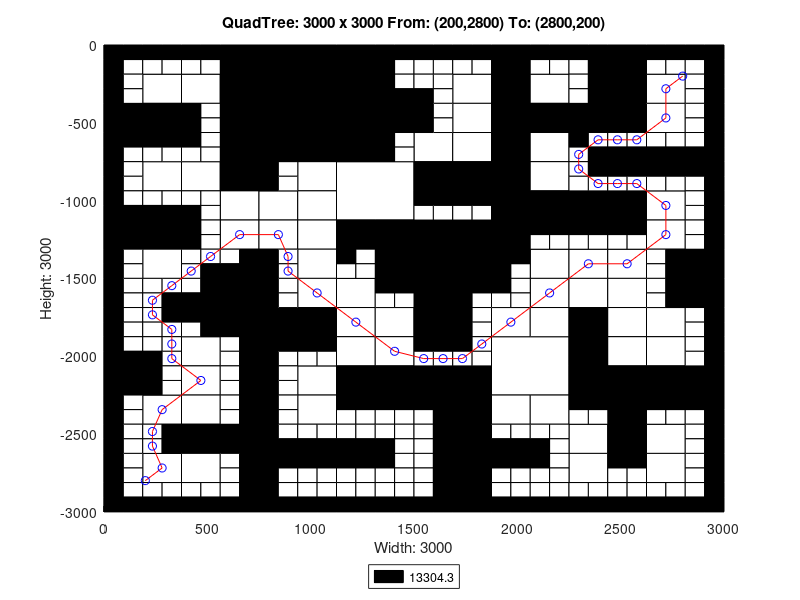

MATLAB code for this plot:
axis([0 3000 -3000 0]);
title('QuadTree: 3000 x 3000 From: (200,2800) To: (2800,200)');
xlabel('Width: 3000');
ylabel('Height: 3000');
rectangle('Position',[750 -375 375 375], 'FaceColor',[0 0 0]);
rectangle('Position',[750 -750 375 375], 'FaceColor',[0 0 0]);
rectangle('Position',[1125 -1125 375 375], 'FaceColor',[1 1 1]);
rectangle('Position',[1500 -1500 375 375], 'FaceColor',[0 0 0]);
rectangle('Position',[1875 -2250 375 375], 'FaceColor',[1 1 1]);
rectangle('Position',[187.5 -375 187.5 187.5], 'FaceColor',[1 1 1]);
rectangle('Position',[562.5 -187.5 187.5 187.5], 'FaceColor',[0 0 0]);
rectangle('Position',[375 -375 187.5 187.5], 'FaceColor',[1 1 1]);
rectangle('Position',[562.5 -375 187.5 187.5], 'FaceColor',[0 0 0]);
rectangle('Position',[0 -562.5 187.5 187.5], 'FaceColor',[0 0 0]);
rectangle('Position',[187.5 -562.5 187.5 187.5], 'FaceColor',[0 0 0]);
rectangle('Position',[562.5 -562.5 187.5 187.5], 'FaceColor',[0 0 0]);
rectangle('Position',[562.5 -750 187.5 187.5], 'FaceColor',[0 0 0]);
rectangle('Position',[1125 -187.5 187.5 187.5], 'FaceColor',[0 0 0]);
rectangle('Position',[1125 -375 187.5 187.5], 'FaceColor',[0 0 0]);
rectangle('Position',[1125 -562.5 187.5 187.5], 'FaceColor',[0 0 0]);
rectangle('Position',[1312.5 -562.5 187.5 187.5], 'FaceColor',[0 0 0]);
rectangle('Position',[1125 -750 187.5 187.5], 'FaceColor',[0 0 0]);
rectangle('Position',[187.5 -937.5 187.5 187.5], 'FaceColor',[1 1 1]);
rectangle('Position',[375 -937.5 187.5 187.5], 'FaceColor',[1 1 1]);
rectangle('Position',[562.5 -937.5 187.5 187.5], 'FaceColor',[0 0 0]);
rectangle('Position',[562.5 -1125 187.5 187.5], 'FaceColor',[1 1 1]);
rectangle('Position',[0 -1312.5 187.5 187.5], 'FaceColor',[0 0 0]);
rectangle('Position',[187.5 -1312.5 187.5 187.5], 'FaceColor',[0 0 0]);
rectangle('Position',[187.5 -1500 187.5 187.5], 'FaceColor',[1 1 1]);
rectangle('Position',[562.5 -1312.5 187.5 187.5], 'FaceColor',[1 1 1]);
rectangle('Position',[937.5 -937.5 187.5 187.5], 'FaceColor',[1 1 1]);
rectangle('Position',[750 -1125 187.5 187.5], 'FaceColor',[1 1 1]);
rectangle('Position',[937.5 -1125 187.5 187.5], 'FaceColor',[1 1 1]);
rectangle('Position',[750 -1312.5 187.5 187.5], 'FaceColor',[1 1 1]);
rectangle('Position',[937.5 -1312.5 187.5 187.5], 'FaceColor',[1 1 1]);
rectangle('Position',[937.5 -1500 187.5 187.5], 'FaceColor',[1 1 1]);
rectangle('Position',[1125 -1312.5 187.5 187.5], 'FaceColor',[0 0 0]);
rectangle('Position',[1312.5 -1312.5 187.5 187.5], 'FaceColor',[0 0 0]);
rectangle('Position',[1312.5 -1500 187.5 187.5], 'FaceColor',[0 0 0]);
rectangle('Position',[1687.5 -375 187.5 187.5], 'FaceColor',[1 1 1]);
rectangle('Position',[1875 -187.5 187.5 187.5], 'FaceColor',[0 0 0]);
rectangle('Position',[1875 -375 187.5 187.5], 'FaceColor',[0 0 0]);
rectangle('Position',[2062.5 -375 187.5 187.5], 'FaceColor',[1 1 1]);
rectangle('Position',[1687.5 -562.5 187.5 187.5], 'FaceColor',[1 1 1]);
rectangle('Position',[1500 -750 187.5 187.5], 'FaceColor',[1 1 1]);
rectangle('Position',[1687.5 -750 187.5 187.5], 'FaceColor',[1 1 1]);
rectangle('Position',[1875 -562.5 187.5 187.5], 'FaceColor',[0 0 0]);
rectangle('Position',[2062.5 -562.5 187.5 187.5], 'FaceColor',[0 0 0]);
rectangle('Position',[1875 -750 187.5 187.5], 'FaceColor',[0 0 0]);
rectangle('Position',[2062.5 -750 187.5 187.5], 'FaceColor',[1 1 1]);
rectangle('Position',[2437.5 -187.5 187.5 187.5], 'FaceColor',[0 0 0]);
rectangle('Position',[2437.5 -375 187.5 187.5], 'FaceColor',[0 0 0]);
rectangle('Position',[2625 -375 187.5 187.5], 'FaceColor',[1 1 1]);
rectangle('Position',[2250 -562.5 187.5 187.5], 'FaceColor',[0 0 0]);
rectangle('Position',[2437.5 -562.5 187.5 187.5], 'FaceColor',[0 0 0]);
rectangle('Position',[2625 -562.5 187.5 187.5], 'FaceColor',[1 1 1]);
rectangle('Position',[1500 -937.5 187.5 187.5], 'FaceColor',[0 0 0]);
rectangle('Position',[1687.5 -937.5 187.5 187.5], 'FaceColor',[0 0 0]);
rectangle('Position',[1875 -937.5 187.5 187.5], 'FaceColor',[0 0 0]);
rectangle('Position',[2062.5 -937.5 187.5 187.5], 'FaceColor',[1 1 1]);
rectangle('Position',[1875 -1125 187.5 187.5], 'FaceColor',[0 0 0]);
rectangle('Position',[2062.5 -1125 187.5 187.5], 'FaceColor',[0 0 0]);
rectangle('Position',[1875 -1312.5 187.5 187.5], 'FaceColor',[0 0 0]);
rectangle('Position',[2062.5 -1500 187.5 187.5], 'FaceColor',[1 1 1]);
rectangle('Position',[2250 -1125 187.5 187.5], 'FaceColor',[0 0 0]);
rectangle('Position',[2437.5 -1125 187.5 187.5], 'FaceColor',[0 0 0]);
rectangle('Position',[2625 -1125 187.5 187.5], 'FaceColor',[1 1 1]);
rectangle('Position',[2250 -1500 187.5 187.5], 'FaceColor',[1 1 1]);
rectangle('Position',[2437.5 -1500 187.5 187.5], 'FaceColor',[1 1 1]);
rectangle('Position',[2625 -1312.5 187.5 187.5], 'FaceColor',[1 1 1]);
rectangle('Position',[2812.5 -1500 187.5 187.5], 'FaceColor',[0 0 0]);
rectangle('Position',[562.5 -1687.5 187.5 187.5], 'FaceColor',[0 0 0]);
rectangle('Position',[562.5 -1875 187.5 187.5], 'FaceColor',[0 0 0]);
rectangle('Position',[0 -2250 187.5 187.5], 'FaceColor',[0 0 0]);
rectangle('Position',[375 -2062.5 187.5 187.5], 'FaceColor',[1 1 1]);
rectangle('Position',[375 -2250 187.5 187.5], 'FaceColor',[1 1 1]);
rectangle('Position',[937.5 -1687.5 187.5 187.5], 'FaceColor',[1 1 1]);
rectangle('Position',[750 -1875 187.5 187.5], 'FaceColor',[0 0 0]);
rectangle('Position',[937.5 -1875 187.5 187.5], 'FaceColor',[0 0 0]);
rectangle('Position',[1125 -1687.5 187.5 187.5], 'FaceColor',[1 1 1]);
rectangle('Position',[1125 -1875 187.5 187.5], 'FaceColor',[1 1 1]);
rectangle('Position',[1312.5 -1875 187.5 187.5], 'FaceColor',[1 1 1]);
rectangle('Position',[937.5 -2250 187.5 187.5], 'FaceColor',[1 1 1]);
rectangle('Position',[1125 -2062.5 187.5 187.5], 'FaceColor',[1 1 1]);
rectangle('Position',[1312.5 -2062.5 187.5 187.5], 'FaceColor',[1 1 1]);
rectangle('Position',[1125 -2250 187.5 187.5], 'FaceColor',[0 0 0]);
rectangle('Position',[1312.5 -2250 187.5 187.5], 'FaceColor',[0 0 0]);
rectangle('Position',[187.5 -2437.5 187.5 187.5], 'FaceColor',[1 1 1]);
rectangle('Position',[375 -2437.5 187.5 187.5], 'FaceColor',[1 1 1]);
rectangle('Position',[375 -2625 187.5 187.5], 'FaceColor',[0 0 0]);
rectangle('Position',[562.5 -2625 187.5 187.5], 'FaceColor',[0 0 0]);
rectangle('Position',[187.5 -2812.5 187.5 187.5], 'FaceColor',[1 1 1]);
rectangle('Position',[375 -2812.5 187.5 187.5], 'FaceColor',[1 1 1]);
rectangle('Position',[937.5 -2437.5 187.5 187.5], 'FaceColor',[1 1 1]);
rectangle('Position',[1500 -1687.5 187.5 187.5], 'FaceColor',[0 0 0]);
rectangle('Position',[1500 -1875 187.5 187.5], 'FaceColor',[0 0 0]);
rectangle('Position',[2062.5 -1687.5 187.5 187.5], 'FaceColor',[1 1 1]);
rectangle('Position',[1875 -1875 187.5 187.5], 'FaceColor',[1 1 1]);
rectangle('Position',[2062.5 -1875 187.5 187.5], 'FaceColor',[1 1 1]);
rectangle('Position',[1500 -2250 187.5 187.5], 'FaceColor',[0 0 0]);
rectangle('Position',[1687.5 -2250 187.5 187.5], 'FaceColor',[0 0 0]);
rectangle('Position',[2250 -1687.5 187.5 187.5], 'FaceColor',[1 1 1]);
rectangle('Position',[2437.5 -1687.5 187.5 187.5], 'FaceColor',[1 1 1]);
rectangle('Position',[2250 -1875 187.5 187.5], 'FaceColor',[0 0 0]);
rectangle('Position',[2437.5 -1875 187.5 187.5], 'FaceColor',[1 1 1]);
rectangle('Position',[2812.5 -1687.5 187.5 187.5], 'FaceColor',[0 0 0]);
rectangle('Position',[2625 -1875 187.5 187.5], 'FaceColor',[1 1 1]);
rectangle('Position',[2250 -2062.5 187.5 187.5], 'FaceColor',[0 0 0]);
rectangle('Position',[2437.5 -2062.5 187.5 187.5], 'FaceColor',[1 1 1]);
rectangle('Position',[2250 -2250 187.5 187.5], 'FaceColor',[0 0 0]);
rectangle('Position',[2437.5 -2250 187.5 187.5], 'FaceColor',[0 0 0]);
rectangle('Position',[2625 -2062.5 187.5 187.5], 'FaceColor',[1 1 1]);
rectangle('Position',[2625 -2250 187.5 187.5], 'FaceColor',[0 0 0]);
rectangle('Position',[2812.5 -2250 187.5 187.5], 'FaceColor',[0 0 0]);
rectangle('Position',[1687.5 -2437.5 187.5 187.5], 'FaceColor',[0 0 0]);
rectangle('Position',[1687.5 -2625 187.5 187.5], 'FaceColor',[0 0 0]);
rectangle('Position',[1875 -2437.5 187.5 187.5], 'FaceColor',[1 1 1]);
rectangle('Position',[2062.5 -2437.5 187.5 187.5], 'FaceColor',[1 1 1]);
rectangle('Position',[1687.5 -2812.5 187.5 187.5], 'FaceColor',[0 0 0]);
rectangle('Position',[1687.5 -3000 187.5 187.5], 'FaceColor',[0 0 0]);
rectangle('Position',[2437.5 -2437.5 187.5 187.5], 'FaceColor',[0 0 0]);
rectangle('Position',[2250 -2625 187.5 187.5], 'FaceColor',[1 1 1]);
rectangle('Position',[2437.5 -2625 187.5 187.5], 'FaceColor',[0 0 0]);
rectangle('Position',[2625 -2625 187.5 187.5], 'FaceColor',[1 1 1]);
rectangle('Position',[2250 -2812.5 187.5 187.5], 'FaceColor',[1 1 1]);
rectangle('Position',[2625 -2812.5 187.5 187.5], 'FaceColor',[1 1 1]);
rectangle('Position',[0 -93.75 93.75 93.75], 'FaceColor',[0 0 0]);
rectangle('Position',[93.75 -93.75 93.75 93.75], 'FaceColor',[0 0 0]);
rectangle('Position',[0 -187.5 93.75 93.75], 'FaceColor',[0 0 0]);
rectangle('Position',[93.75 -187.5 93.75 93.75], 'FaceColor',[1 1 1]);
rectangle('Position',[187.5 -93.75 93.75 93.75], 'FaceColor',[0 0 0]);
rectangle('Position',[281.25 -93.75 93.75 93.75], 'FaceColor',[0 0 0]);
rectangle('Position',[187.5 -187.5 93.75 93.75], 'FaceColor',[1 1 1]);
rectangle('Position',[281.25 -187.5 93.75 93.75], 'FaceColor',[1 1 1]);
rectangle('Position',[0 -281.25 93.75 93.75], 'FaceColor',[0 0 0]);
rectangle('Position',[93.75 -281.25 93.75 93.75], 'FaceColor',[1 1 1]);
rectangle('Position',[0 -375 93.75 93.75], 'FaceColor',[0 0 0]);
rectangle('Position',[93.75 -375 93.75 93.75], 'FaceColor',[1 1 1]);
rectangle('Position',[375 -93.75 93.75 93.75], 'FaceColor',[0 0 0]);
rectangle('Position',[468.75 -93.75 93.75 93.75], 'FaceColor',[0 0 0]);
rectangle('Position',[375 -187.5 93.75 93.75], 'FaceColor',[1 1 1]);
rectangle('Position',[468.75 -187.5 93.75 93.75], 'FaceColor',[1 1 1]);
rectangle('Position',[0 -656.25 93.75 93.75], 'FaceColor',[0 0 0]);
rectangle('Position',[93.75 -656.25 93.75 93.75], 'FaceColor',[0 0 0]);
rectangle('Position',[0 -750 93.75 93.75], 'FaceColor',[0 0 0]);
rectangle('Position',[93.75 -750 93.75 93.75], 'FaceColor',[1 1 1]);
rectangle('Position',[187.5 -656.25 93.75 93.75], 'FaceColor',[0 0 0]);
rectangle('Position',[281.25 -656.25 93.75 93.75], 'FaceColor',[0 0 0]);
rectangle('Position',[187.5 -750 93.75 93.75], 'FaceColor',[1 1 1]);
rectangle('Position',[281.25 -750 93.75 93.75], 'FaceColor',[1 1 1]);
rectangle('Position',[375 -468.75 93.75 93.75], 'FaceColor',[0 0 0]);
rectangle('Position',[468.75 -468.75 93.75 93.75], 'FaceColor',[1 1 1]);
rectangle('Position',[375 -562.5 93.75 93.75], 'FaceColor',[0 0 0]);
rectangle('Position',[468.75 -562.5 93.75 93.75], 'FaceColor',[1 1 1]);
rectangle('Position',[375 -656.25 93.75 93.75], 'FaceColor',[0 0 0]);
rectangle('Position',[468.75 -656.25 93.75 93.75], 'FaceColor',[1 1 1]);
rectangle('Position',[375 -750 93.75 93.75], 'FaceColor',[1 1 1]);
rectangle('Position',[468.75 -750 93.75 93.75], 'FaceColor',[1 1 1]);
rectangle('Position',[1312.5 -93.75 93.75 93.75], 'FaceColor',[0 0 0]);
rectangle('Position',[1406.25 -93.75 93.75 93.75], 'FaceColor',[0 0 0]);
rectangle('Position',[1312.5 -187.5 93.75 93.75], 'FaceColor',[0 0 0]);
rectangle('Position',[1406.25 -187.5 93.75 93.75], 'FaceColor',[1 1 1]);
rectangle('Position',[1312.5 -281.25 93.75 93.75], 'FaceColor',[0 0 0]);
rectangle('Position',[1406.25 -281.25 93.75 93.75], 'FaceColor',[1 1 1]);
rectangle('Position',[1312.5 -375 93.75 93.75], 'FaceColor',[0 0 0]);
rectangle('Position',[1406.25 -375 93.75 93.75], 'FaceColor',[0 0 0]);
rectangle('Position',[1312.5 -656.25 93.75 93.75], 'FaceColor',[0 0 0]);
rectangle('Position',[1406.25 -656.25 93.75 93.75], 'FaceColor',[1 1 1]);
rectangle('Position',[1312.5 -750 93.75 93.75], 'FaceColor',[0 0 0]);
rectangle('Position',[1406.25 -750 93.75 93.75], 'FaceColor',[1 1 1]);
rectangle('Position',[0 -843.75 93.75 93.75], 'FaceColor',[0 0 0]);
rectangle('Position',[93.75 -843.75 93.75 93.75], 'FaceColor',[1 1 1]);
rectangle('Position',[0 -937.5 93.75 93.75], 'FaceColor',[0 0 0]);
rectangle('Position',[93.75 -937.5 93.75 93.75], 'FaceColor',[1 1 1]);
rectangle('Position',[0 -1031.25 93.75 93.75], 'FaceColor',[0 0 0]);
rectangle('Position',[93.75 -1031.25 93.75 93.75], 'FaceColor',[1 1 1]);
rectangle('Position',[0 -1125 93.75 93.75], 'FaceColor',[0 0 0]);
rectangle('Position',[93.75 -1125 93.75 93.75], 'FaceColor',[0 0 0]);
rectangle('Position',[187.5 -1031.25 93.75 93.75], 'FaceColor',[1 1 1]);
rectangle('Position',[281.25 -1031.25 93.75 93.75], 'FaceColor',[1 1 1]);
rectangle('Position',[187.5 -1125 93.75 93.75], 'FaceColor',[0 0 0]);
rectangle('Position',[281.25 -1125 93.75 93.75], 'FaceColor',[0 0 0]);
rectangle('Position',[375 -1031.25 93.75 93.75], 'FaceColor',[1 1 1]);
rectangle('Position',[468.75 -1031.25 93.75 93.75], 'FaceColor',[1 1 1]);
rectangle('Position',[375 -1125 93.75 93.75], 'FaceColor',[0 0 0]);
rectangle('Position',[468.75 -1125 93.75 93.75], 'FaceColor',[1 1 1]);
rectangle('Position',[0 -1406.25 93.75 93.75], 'FaceColor',[0 0 0]);
rectangle('Position',[93.75 -1406.25 93.75 93.75], 'FaceColor',[1 1 1]);
rectangle('Position',[0 -1500 93.75 93.75], 'FaceColor',[0 0 0]);
rectangle('Position',[93.75 -1500 93.75 93.75], 'FaceColor',[1 1 1]);
rectangle('Position',[375 -1218.75 93.75 93.75], 'FaceColor',[0 0 0]);
rectangle('Position',[468.75 -1218.75 93.75 93.75], 'FaceColor',[1 1 1]);
rectangle('Position',[375 -1312.5 93.75 93.75], 'FaceColor',[0 0 0]);
rectangle('Position',[468.75 -1312.5 93.75 93.75], 'FaceColor',[1 1 1]);
rectangle('Position',[375 -1406.25 93.75 93.75], 'FaceColor',[1 1 1]);
rectangle('Position',[468.75 -1406.25 93.75 93.75], 'FaceColor',[1 1 1]);
rectangle('Position',[375 -1500 93.75 93.75], 'FaceColor',[1 1 1]);
rectangle('Position',[468.75 -1500 93.75 93.75], 'FaceColor',[0 0 0]);
rectangle('Position',[562.5 -1406.25 93.75 93.75], 'FaceColor',[1 1 1]);
rectangle('Position',[656.25 -1406.25 93.75 93.75], 'FaceColor',[0 0 0]);
rectangle('Position',[562.5 -1500 93.75 93.75], 'FaceColor',[0 0 0]);
rectangle('Position',[656.25 -1500 93.75 93.75], 'FaceColor',[0 0 0]);
rectangle('Position',[750 -843.75 93.75 93.75], 'FaceColor',[0 0 0]);
rectangle('Position',[843.75 -843.75 93.75 93.75], 'FaceColor',[1 1 1]);
rectangle('Position',[750 -937.5 93.75 93.75], 'FaceColor',[0 0 0]);
rectangle('Position',[843.75 -937.5 93.75 93.75], 'FaceColor',[1 1 1]);
rectangle('Position',[750 -1406.25 93.75 93.75], 'FaceColor',[0 0 0]);
rectangle('Position',[843.75 -1406.25 93.75 93.75], 'FaceColor',[1 1 1]);
rectangle('Position',[750 -1500 93.75 93.75], 'FaceColor',[0 0 0]);
rectangle('Position',[843.75 -1500 93.75 93.75], 'FaceColor',[1 1 1]);
rectangle('Position',[1125 -1406.25 93.75 93.75], 'FaceColor',[0 0 0]);
rectangle('Position',[1218.75 -1406.25 93.75 93.75], 'FaceColor',[1 1 1]);
rectangle('Position',[1125 -1500 93.75 93.75], 'FaceColor',[1 1 1]);
rectangle('Position',[1218.75 -1500 93.75 93.75], 'FaceColor',[1 1 1]);
rectangle('Position',[1500 -93.75 93.75 93.75], 'FaceColor',[0 0 0]);
rectangle('Position',[1593.75 -93.75 93.75 93.75], 'FaceColor',[0 0 0]);
rectangle('Position',[1500 -187.5 93.75 93.75], 'FaceColor',[1 1 1]);
rectangle('Position',[1593.75 -187.5 93.75 93.75], 'FaceColor',[1 1 1]);
rectangle('Position',[1687.5 -93.75 93.75 93.75], 'FaceColor',[0 0 0]);
rectangle('Position',[1781.25 -93.75 93.75 93.75], 'FaceColor',[0 0 0]);
rectangle('Position',[1687.5 -187.5 93.75 93.75], 'FaceColor',[1 1 1]);
rectangle('Position',[1781.25 -187.5 93.75 93.75], 'FaceColor',[1 1 1]);
rectangle('Position',[1500 -281.25 93.75 93.75], 'FaceColor',[1 1 1]);
rectangle('Position',[1593.75 -281.25 93.75 93.75], 'FaceColor',[1 1 1]);
rectangle('Position',[1500 -375 93.75 93.75], 'FaceColor',[0 0 0]);
rectangle('Position',[1593.75 -375 93.75 93.75], 'FaceColor',[1 1 1]);
rectangle('Position',[2062.5 -93.75 93.75 93.75], 'FaceColor',[0 0 0]);
rectangle('Position',[2156.25 -93.75 93.75 93.75], 'FaceColor',[0 0 0]);
rectangle('Position',[2062.5 -187.5 93.75 93.75], 'FaceColor',[1 1 1]);
rectangle('Position',[2156.25 -187.5 93.75 93.75], 'FaceColor',[1 1 1]);
rectangle('Position',[1500 -468.75 93.75 93.75], 'FaceColor',[0 0 0]);
rectangle('Position',[1593.75 -468.75 93.75 93.75], 'FaceColor',[1 1 1]);
rectangle('Position',[1500 -562.5 93.75 93.75], 'FaceColor',[0 0 0]);
rectangle('Position',[1593.75 -562.5 93.75 93.75], 'FaceColor',[1 1 1]);
rectangle('Position',[2250 -93.75 93.75 93.75], 'FaceColor',[0 0 0]);
rectangle('Position',[2343.75 -93.75 93.75 93.75], 'FaceColor',[0 0 0]);
rectangle('Position',[2250 -187.5 93.75 93.75], 'FaceColor',[1 1 1]);
rectangle('Position',[2343.75 -187.5 93.75 93.75], 'FaceColor',[0 0 0]);
rectangle('Position',[2250 -281.25 93.75 93.75], 'FaceColor',[1 1 1]);
rectangle('Position',[2343.75 -281.25 93.75 93.75], 'FaceColor',[0 0 0]);
rectangle('Position',[2250 -375 93.75 93.75], 'FaceColor',[1 1 1]);
rectangle('Position',[2343.75 -375 93.75 93.75], 'FaceColor',[0 0 0]);
rectangle('Position',[2625 -93.75 93.75 93.75], 'FaceColor',[0 0 0]);
rectangle('Position',[2718.75 -93.75 93.75 93.75], 'FaceColor',[0 0 0]);
rectangle('Position',[2625 -187.5 93.75 93.75], 'FaceColor',[1 1 1]);
rectangle('Position',[2718.75 -187.5 93.75 93.75], 'FaceColor',[1 1 1]);
rectangle('Position',[2812.5 -93.75 93.75 93.75], 'FaceColor',[0 0 0]);
rectangle('Position',[2906.25 -93.75 93.75 93.75], 'FaceColor',[0 0 0]);
rectangle('Position',[2812.5 -187.5 93.75 93.75], 'FaceColor',[1 1 1]);
rectangle('Position',[2906.25 -187.5 93.75 93.75], 'FaceColor',[0 0 0]);
rectangle('Position',[2812.5 -281.25 93.75 93.75], 'FaceColor',[1 1 1]);
rectangle('Position',[2906.25 -281.25 93.75 93.75], 'FaceColor',[0 0 0]);
rectangle('Position',[2812.5 -375 93.75 93.75], 'FaceColor',[1 1 1]);
rectangle('Position',[2906.25 -375 93.75 93.75], 'FaceColor',[0 0 0]);
rectangle('Position',[2250 -656.25 93.75 93.75], 'FaceColor',[0 0 0]);
rectangle('Position',[2343.75 -656.25 93.75 93.75], 'FaceColor',[1 1 1]);
rectangle('Position',[2250 -750 93.75 93.75], 'FaceColor',[1 1 1]);
rectangle('Position',[2343.75 -750 93.75 93.75], 'FaceColor',[0 0 0]);
rectangle('Position',[2437.5 -656.25 93.75 93.75], 'FaceColor',[1 1 1]);
rectangle('Position',[2531.25 -656.25 93.75 93.75], 'FaceColor',[1 1 1]);
rectangle('Position',[2437.5 -750 93.75 93.75], 'FaceColor',[0 0 0]);
rectangle('Position',[2531.25 -750 93.75 93.75], 'FaceColor',[0 0 0]);
rectangle('Position',[2812.5 -468.75 93.75 93.75], 'FaceColor',[1 1 1]);
rectangle('Position',[2906.25 -468.75 93.75 93.75], 'FaceColor',[0 0 0]);
rectangle('Position',[2812.5 -562.5 93.75 93.75], 'FaceColor',[1 1 1]);
rectangle('Position',[2906.25 -562.5 93.75 93.75], 'FaceColor',[0 0 0]);
rectangle('Position',[2625 -656.25 93.75 93.75], 'FaceColor',[1 1 1]);
rectangle('Position',[2718.75 -656.25 93.75 93.75], 'FaceColor',[1 1 1]);
rectangle('Position',[2625 -750 93.75 93.75], 'FaceColor',[0 0 0]);
rectangle('Position',[2718.75 -750 93.75 93.75], 'FaceColor',[0 0 0]);
rectangle('Position',[2812.5 -656.25 93.75 93.75], 'FaceColor',[1 1 1]);
rectangle('Position',[2906.25 -656.25 93.75 93.75], 'FaceColor',[0 0 0]);
rectangle('Position',[2812.5 -750 93.75 93.75], 'FaceColor',[0 0 0]);
rectangle('Position',[2906.25 -750 93.75 93.75], 'FaceColor',[0 0 0]);
rectangle('Position',[1500 -1031.25 93.75 93.75], 'FaceColor',[0 0 0]);
rectangle('Position',[1593.75 -1031.25 93.75 93.75], 'FaceColor',[0 0 0]);
rectangle('Position',[1500 -1125 93.75 93.75], 'FaceColor',[1 1 1]);
rectangle('Position',[1593.75 -1125 93.75 93.75], 'FaceColor',[1 1 1]);
rectangle('Position',[1687.5 -1031.25 93.75 93.75], 'FaceColor',[0 0 0]);
rectangle('Position',[1781.25 -1031.25 93.75 93.75], 'FaceColor',[0 0 0]);
rectangle('Position',[1687.5 -1125 93.75 93.75], 'FaceColor',[1 1 1]);
rectangle('Position',[1781.25 -1125 93.75 93.75], 'FaceColor',[1 1 1]);
rectangle('Position',[2062.5 -1218.75 93.75 93.75], 'FaceColor',[0 0 0]);
rectangle('Position',[2156.25 -1218.75 93.75 93.75], 'FaceColor',[0 0 0]);
rectangle('Position',[2062.5 -1312.5 93.75 93.75], 'FaceColor',[1 1 1]);
rectangle('Position',[2156.25 -1312.5 93.75 93.75], 'FaceColor',[1 1 1]);
rectangle('Position',[1875 -1406.25 93.75 93.75], 'FaceColor',[0 0 0]);
rectangle('Position',[1968.75 -1406.25 93.75 93.75], 'FaceColor',[0 0 0]);
rectangle('Position',[1875 -1500 93.75 93.75], 'FaceColor',[0 0 0]);
rectangle('Position',[1968.75 -1500 93.75 93.75], 'FaceColor',[1 1 1]);
rectangle('Position',[2250 -843.75 93.75 93.75], 'FaceColor',[1 1 1]);
rectangle('Position',[2343.75 -843.75 93.75 93.75], 'FaceColor',[0 0 0]);
rectangle('Position',[2250 -937.5 93.75 93.75], 'FaceColor',[1 1 1]);
rectangle('Position',[2343.75 -937.5 93.75 93.75], 'FaceColor',[1 1 1]);
rectangle('Position',[2437.5 -843.75 93.75 93.75], 'FaceColor',[0 0 0]);
rectangle('Position',[2531.25 -843.75 93.75 93.75], 'FaceColor',[0 0 0]);
rectangle('Position',[2437.5 -937.5 93.75 93.75], 'FaceColor',[1 1 1]);
rectangle('Position',[2531.25 -937.5 93.75 93.75], 'FaceColor',[1 1 1]);
rectangle('Position',[2625 -843.75 93.75 93.75], 'FaceColor',[0 0 0]);
rectangle('Position',[2718.75 -843.75 93.75 93.75], 'FaceColor',[0 0 0]);
rectangle('Position',[2625 -937.5 93.75 93.75], 'FaceColor',[1 1 1]);
rectangle('Position',[2718.75 -937.5 93.75 93.75], 'FaceColor',[1 1 1]);
rectangle('Position',[2812.5 -843.75 93.75 93.75], 'FaceColor',[0 0 0]);
rectangle('Position',[2906.25 -843.75 93.75 93.75], 'FaceColor',[0 0 0]);
rectangle('Position',[2812.5 -937.5 93.75 93.75], 'FaceColor',[1 1 1]);
rectangle('Position',[2906.25 -937.5 93.75 93.75], 'FaceColor',[0 0 0]);
rectangle('Position',[2812.5 -1031.25 93.75 93.75], 'FaceColor',[1 1 1]);
rectangle('Position',[2906.25 -1031.25 93.75 93.75], 'FaceColor',[0 0 0]);
rectangle('Position',[2812.5 -1125 93.75 93.75], 'FaceColor',[1 1 1]);
rectangle('Position',[2906.25 -1125 93.75 93.75], 'FaceColor',[0 0 0]);
rectangle('Position',[2250 -1218.75 93.75 93.75], 'FaceColor',[0 0 0]);
rectangle('Position',[2343.75 -1218.75 93.75 93.75], 'FaceColor',[0 0 0]);
rectangle('Position',[2250 -1312.5 93.75 93.75], 'FaceColor',[1 1 1]);
rectangle('Position',[2343.75 -1312.5 93.75 93.75], 'FaceColor',[1 1 1]);
rectangle('Position',[2437.5 -1218.75 93.75 93.75], 'FaceColor',[0 0 0]);
rectangle('Position',[2531.25 -1218.75 93.75 93.75], 'FaceColor',[0 0 0]);
rectangle('Position',[2437.5 -1312.5 93.75 93.75], 'FaceColor',[1 1 1]);
rectangle('Position',[2531.25 -1312.5 93.75 93.75], 'FaceColor',[1 1 1]);
rectangle('Position',[2812.5 -1218.75 93.75 93.75], 'FaceColor',[1 1 1]);
rectangle('Position',[2906.25 -1218.75 93.75 93.75], 'FaceColor',[0 0 0]);
rectangle('Position',[2812.5 -1312.5 93.75 93.75], 'FaceColor',[1 1 1]);
rectangle('Position',[2906.25 -1312.5 93.75 93.75], 'FaceColor',[0 0 0]);
rectangle('Position',[2625 -1406.25 93.75 93.75], 'FaceColor',[1 1 1]);
rectangle('Position',[2718.75 -1406.25 93.75 93.75], 'FaceColor',[0 0 0]);
rectangle('Position',[2625 -1500 93.75 93.75], 'FaceColor',[1 1 1]);
rectangle('Position',[2718.75 -1500 93.75 93.75], 'FaceColor',[0 0 0]);
rectangle('Position',[0 -1593.75 93.75 93.75], 'FaceColor',[0 0 0]);
rectangle('Position',[93.75 -1593.75 93.75 93.75], 'FaceColor',[1 1 1]);
rectangle('Position',[0 -1687.5 93.75 93.75], 'FaceColor',[0 0 0]);
rectangle('Position',[93.75 -1687.5 93.75 93.75], 'FaceColor',[1 1 1]);
rectangle('Position',[187.5 -1593.75 93.75 93.75], 'FaceColor',[1 1 1]);
rectangle('Position',[281.25 -1593.75 93.75 93.75], 'FaceColor',[1 1 1]);
rectangle('Position',[187.5 -1687.5 93.75 93.75], 'FaceColor',[1 1 1]);
rectangle('Position',[281.25 -1687.5 93.75 93.75], 'FaceColor',[0 0 0]);
rectangle('Position',[0 -1781.25 93.75 93.75], 'FaceColor',[0 0 0]);
rectangle('Position',[93.75 -1781.25 93.75 93.75], 'FaceColor',[1 1 1]);
rectangle('Position',[0 -1875 93.75 93.75], 'FaceColor',[0 0 0]);
rectangle('Position',[93.75 -1875 93.75 93.75], 'FaceColor',[1 1 1]);
rectangle('Position',[187.5 -1781.25 93.75 93.75], 'FaceColor',[1 1 1]);
rectangle('Position',[281.25 -1781.25 93.75 93.75], 'FaceColor',[0 0 0]);
rectangle('Position',[187.5 -1875 93.75 93.75], 'FaceColor',[1 1 1]);
rectangle('Position',[281.25 -1875 93.75 93.75], 'FaceColor',[1 1 1]);
rectangle('Position',[375 -1593.75 93.75 93.75], 'FaceColor',[1 1 1]);
rectangle('Position',[468.75 -1593.75 93.75 93.75], 'FaceColor',[0 0 0]);
rectangle('Position',[375 -1687.5 93.75 93.75], 'FaceColor',[0 0 0]);
rectangle('Position',[468.75 -1687.5 93.75 93.75], 'FaceColor',[0 0 0]);
rectangle('Position',[375 -1781.25 93.75 93.75], 'FaceColor',[0 0 0]);
rectangle('Position',[468.75 -1781.25 93.75 93.75], 'FaceColor',[0 0 0]);
rectangle('Position',[375 -1875 93.75 93.75], 'FaceColor',[1 1 1]);
rectangle('Position',[468.75 -1875 93.75 93.75], 'FaceColor',[0 0 0]);
rectangle('Position',[0 -1968.75 93.75 93.75], 'FaceColor',[0 0 0]);
rectangle('Position',[93.75 -1968.75 93.75 93.75], 'FaceColor',[1 1 1]);
rectangle('Position',[0 -2062.5 93.75 93.75], 'FaceColor',[0 0 0]);
rectangle('Position',[93.75 -2062.5 93.75 93.75], 'FaceColor',[0 0 0]);
rectangle('Position',[187.5 -1968.75 93.75 93.75], 'FaceColor',[1 1 1]);
rectangle('Position',[281.25 -1968.75 93.75 93.75], 'FaceColor',[1 1 1]);
rectangle('Position',[187.5 -2062.5 93.75 93.75], 'FaceColor',[0 0 0]);
rectangle('Position',[281.25 -2062.5 93.75 93.75], 'FaceColor',[1 1 1]);
rectangle('Position',[187.5 -2156.25 93.75 93.75], 'FaceColor',[0 0 0]);
rectangle('Position',[281.25 -2156.25 93.75 93.75], 'FaceColor',[1 1 1]);
rectangle('Position',[187.5 -2250 93.75 93.75], 'FaceColor',[0 0 0]);
rectangle('Position',[281.25 -2250 93.75 93.75], 'FaceColor',[1 1 1]);
rectangle('Position',[562.5 -1968.75 93.75 93.75], 'FaceColor',[1 1 1]);
rectangle('Position',[656.25 -1968.75 93.75 93.75], 'FaceColor',[0 0 0]);
rectangle('Position',[562.5 -2062.5 93.75 93.75], 'FaceColor',[1 1 1]);
rectangle('Position',[656.25 -2062.5 93.75 93.75], 'FaceColor',[0 0 0]);
rectangle('Position',[562.5 -2156.25 93.75 93.75], 'FaceColor',[1 1 1]);
rectangle('Position',[656.25 -2156.25 93.75 93.75], 'FaceColor',[0 0 0]);
rectangle('Position',[562.5 -2250 93.75 93.75], 'FaceColor',[1 1 1]);
rectangle('Position',[656.25 -2250 93.75 93.75], 'FaceColor',[0 0 0]);
rectangle('Position',[750 -1593.75 93.75 93.75], 'FaceColor',[0 0 0]);
rectangle('Position',[843.75 -1593.75 93.75 93.75], 'FaceColor',[1 1 1]);
rectangle('Position',[750 -1687.5 93.75 93.75], 'FaceColor',[0 0 0]);
rectangle('Position',[843.75 -1687.5 93.75 93.75], 'FaceColor',[1 1 1]);
rectangle('Position',[1312.5 -1593.75 93.75 93.75], 'FaceColor',[0 0 0]);
rectangle('Position',[1406.25 -1593.75 93.75 93.75], 'FaceColor',[0 0 0]);
rectangle('Position',[1312.5 -1687.5 93.75 93.75], 'FaceColor',[1 1 1]);
rectangle('Position',[1406.25 -1687.5 93.75 93.75], 'FaceColor',[1 1 1]);
rectangle('Position',[750 -1968.75 93.75 93.75], 'FaceColor',[0 0 0]);
rectangle('Position',[843.75 -1968.75 93.75 93.75], 'FaceColor',[0 0 0]);
rectangle('Position',[750 -2062.5 93.75 93.75], 'FaceColor',[0 0 0]);
rectangle('Position',[843.75 -2062.5 93.75 93.75], 'FaceColor',[1 1 1]);
rectangle('Position',[937.5 -1968.75 93.75 93.75], 'FaceColor',[0 0 0]);
rectangle('Position',[1031.25 -1968.75 93.75 93.75], 'FaceColor',[0 0 0]);
rectangle('Position',[937.5 -2062.5 93.75 93.75], 'FaceColor',[1 1 1]);
rectangle('Position',[1031.25 -2062.5 93.75 93.75], 'FaceColor',[1 1 1]);
rectangle('Position',[750 -2156.25 93.75 93.75], 'FaceColor',[0 0 0]);
rectangle('Position',[843.75 -2156.25 93.75 93.75], 'FaceColor',[1 1 1]);
rectangle('Position',[750 -2250 93.75 93.75], 'FaceColor',[0 0 0]);
rectangle('Position',[843.75 -2250 93.75 93.75], 'FaceColor',[1 1 1]);
rectangle('Position',[0 -2343.75 93.75 93.75], 'FaceColor',[0 0 0]);
rectangle('Position',[93.75 -2343.75 93.75 93.75], 'FaceColor',[1 1 1]);
rectangle('Position',[0 -2437.5 93.75 93.75], 'FaceColor',[0 0 0]);
rectangle('Position',[93.75 -2437.5 93.75 93.75], 'FaceColor',[1 1 1]);
rectangle('Position',[0 -2531.25 93.75 93.75], 'FaceColor',[0 0 0]);
rectangle('Position',[93.75 -2531.25 93.75 93.75], 'FaceColor',[1 1 1]);
rectangle('Position',[0 -2625 93.75 93.75], 'FaceColor',[0 0 0]);
rectangle('Position',[93.75 -2625 93.75 93.75], 'FaceColor',[1 1 1]);
rectangle('Position',[187.5 -2531.25 93.75 93.75], 'FaceColor',[1 1 1]);
rectangle('Position',[281.25 -2531.25 93.75 93.75], 'FaceColor',[0 0 0]);
rectangle('Position',[187.5 -2625 93.75 93.75], 'FaceColor',[1 1 1]);
rectangle('Position',[281.25 -2625 93.75 93.75], 'FaceColor',[0 0 0]);
rectangle('Position',[562.5 -2343.75 93.75 93.75], 'FaceColor',[1 1 1]);
rectangle('Position',[656.25 -2343.75 93.75 93.75], 'FaceColor',[0 0 0]);
rectangle('Position',[562.5 -2437.5 93.75 93.75], 'FaceColor',[1 1 1]);
rectangle('Position',[656.25 -2437.5 93.75 93.75], 'FaceColor',[0 0 0]);
rectangle('Position',[0 -2718.75 93.75 93.75], 'FaceColor',[0 0 0]);
rectangle('Position',[93.75 -2718.75 93.75 93.75], 'FaceColor',[1 1 1]);
rectangle('Position',[0 -2812.5 93.75 93.75], 'FaceColor',[0 0 0]);
rectangle('Position',[93.75 -2812.5 93.75 93.75], 'FaceColor',[1 1 1]);
rectangle('Position',[0 -2906.25 93.75 93.75], 'FaceColor',[0 0 0]);
rectangle('Position',[93.75 -2906.25 93.75 93.75], 'FaceColor',[1 1 1]);
rectangle('Position',[0 -3000 93.75 93.75], 'FaceColor',[0 0 0]);
rectangle('Position',[93.75 -3000 93.75 93.75], 'FaceColor',[0 0 0]);
rectangle('Position',[187.5 -2906.25 93.75 93.75], 'FaceColor',[1 1 1]);
rectangle('Position',[281.25 -2906.25 93.75 93.75], 'FaceColor',[1 1 1]);
rectangle('Position',[187.5 -3000 93.75 93.75], 'FaceColor',[0 0 0]);
rectangle('Position',[281.25 -3000 93.75 93.75], 'FaceColor',[0 0 0]);
rectangle('Position',[562.5 -2718.75 93.75 93.75], 'FaceColor',[1 1 1]);
rectangle('Position',[656.25 -2718.75 93.75 93.75], 'FaceColor',[0 0 0]);
rectangle('Position',[562.5 -2812.5 93.75 93.75], 'FaceColor',[1 1 1]);
rectangle('Position',[656.25 -2812.5 93.75 93.75], 'FaceColor',[0 0 0]);
rectangle('Position',[375 -2906.25 93.75 93.75], 'FaceColor',[1 1 1]);
rectangle('Position',[468.75 -2906.25 93.75 93.75], 'FaceColor',[1 1 1]);
rectangle('Position',[375 -3000 93.75 93.75], 'FaceColor',[0 0 0]);
rectangle('Position',[468.75 -3000 93.75 93.75], 'FaceColor',[0 0 0]);
rectangle('Position',[562.5 -2906.25 93.75 93.75], 'FaceColor',[1 1 1]);
rectangle('Position',[656.25 -2906.25 93.75 93.75], 'FaceColor',[0 0 0]);
rectangle('Position',[562.5 -3000 93.75 93.75], 'FaceColor',[0 0 0]);
rectangle('Position',[656.25 -3000 93.75 93.75], 'FaceColor',[0 0 0]);
rectangle('Position',[750 -2343.75 93.75 93.75], 'FaceColor',[0 0 0]);
rectangle('Position',[843.75 -2343.75 93.75 93.75], 'FaceColor',[1 1 1]);
rectangle('Position',[750 -2437.5 93.75 93.75], 'FaceColor',[0 0 0]);
rectangle('Position',[843.75 -2437.5 93.75 93.75], 'FaceColor',[1 1 1]);
rectangle('Position',[750 -2531.25 93.75 93.75], 'FaceColor',[0 0 0]);
rectangle('Position',[843.75 -2531.25 93.75 93.75], 'FaceColor',[1 1 1]);
rectangle('Position',[750 -2625 93.75 93.75], 'FaceColor',[0 0 0]);
rectangle('Position',[843.75 -2625 93.75 93.75], 'FaceColor',[0 0 0]);
rectangle('Position',[937.5 -2531.25 93.75 93.75], 'FaceColor',[1 1 1]);
rectangle('Position',[1031.25 -2531.25 93.75 93.75], 'FaceColor',[1 1 1]);
rectangle('Position',[937.5 -2625 93.75 93.75], 'FaceColor',[0 0 0]);
rectangle('Position',[1031.25 -2625 93.75 93.75], 'FaceColor',[0 0 0]);
rectangle('Position',[1125 -2343.75 93.75 93.75], 'FaceColor',[0 0 0]);
rectangle('Position',[1218.75 -2343.75 93.75 93.75], 'FaceColor',[0 0 0]);
rectangle('Position',[1125 -2437.5 93.75 93.75], 'FaceColor',[1 1 1]);
rectangle('Position',[1218.75 -2437.5 93.75 93.75], 'FaceColor',[1 1 1]);
rectangle('Position',[1312.5 -2343.75 93.75 93.75], 'FaceColor',[0 0 0]);
rectangle('Position',[1406.25 -2343.75 93.75 93.75], 'FaceColor',[0 0 0]);
rectangle('Position',[1312.5 -2437.5 93.75 93.75], 'FaceColor',[1 1 1]);
rectangle('Position',[1406.25 -2437.5 93.75 93.75], 'FaceColor',[1 1 1]);
rectangle('Position',[1125 -2531.25 93.75 93.75], 'FaceColor',[1 1 1]);
rectangle('Position',[1218.75 -2531.25 93.75 93.75], 'FaceColor',[1 1 1]);
rectangle('Position',[1125 -2625 93.75 93.75], 'FaceColor',[0 0 0]);
rectangle('Position',[1218.75 -2625 93.75 93.75], 'FaceColor',[0 0 0]);
rectangle('Position',[1312.5 -2531.25 93.75 93.75], 'FaceColor',[1 1 1]);
rectangle('Position',[1406.25 -2531.25 93.75 93.75], 'FaceColor',[1 1 1]);
rectangle('Position',[1312.5 -2625 93.75 93.75], 'FaceColor',[0 0 0]);
rectangle('Position',[1406.25 -2625 93.75 93.75], 'FaceColor',[1 1 1]);
rectangle('Position',[750 -2718.75 93.75 93.75], 'FaceColor',[0 0 0]);
rectangle('Position',[843.75 -2718.75 93.75 93.75], 'FaceColor',[0 0 0]);
rectangle('Position',[750 -2812.5 93.75 93.75], 'FaceColor',[0 0 0]);
rectangle('Position',[843.75 -2812.5 93.75 93.75], 'FaceColor',[1 1 1]);
rectangle('Position',[937.5 -2718.75 93.75 93.75], 'FaceColor',[0 0 0]);
rectangle('Position',[1031.25 -2718.75 93.75 93.75], 'FaceColor',[0 0 0]);
rectangle('Position',[937.5 -2812.5 93.75 93.75], 'FaceColor',[1 1 1]);
rectangle('Position',[1031.25 -2812.5 93.75 93.75], 'FaceColor',[1 1 1]);
rectangle('Position',[750 -2906.25 93.75 93.75], 'FaceColor',[0 0 0]);
rectangle('Position',[843.75 -2906.25 93.75 93.75], 'FaceColor',[1 1 1]);
rectangle('Position',[750 -3000 93.75 93.75], 'FaceColor',[0 0 0]);
rectangle('Position',[843.75 -3000 93.75 93.75], 'FaceColor',[0 0 0]);
rectangle('Position',[937.5 -2906.25 93.75 93.75], 'FaceColor',[1 1 1]);
rectangle('Position',[1031.25 -2906.25 93.75 93.75], 'FaceColor',[1 1 1]);
rectangle('Position',[937.5 -3000 93.75 93.75], 'FaceColor',[0 0 0]);
rectangle('Position',[1031.25 -3000 93.75 93.75], 'FaceColor',[0 0 0]);
rectangle('Position',[1125 -2718.75 93.75 93.75], 'FaceColor',[0 0 0]);
rectangle('Position',[1218.75 -2718.75 93.75 93.75], 'FaceColor',[0 0 0]);
rectangle('Position',[1125 -2812.5 93.75 93.75], 'FaceColor',[1 1 1]);
rectangle('Position',[1218.75 -2812.5 93.75 93.75], 'FaceColor',[1 1 1]);
rectangle('Position',[1312.5 -2718.75 93.75 93.75], 'FaceColor',[0 0 0]);
rectangle('Position',[1406.25 -2718.75 93.75 93.75], 'FaceColor',[1 1 1]);
rectangle('Position',[1312.5 -2812.5 93.75 93.75], 'FaceColor',[1 1 1]);
rectangle('Position',[1406.25 -2812.5 93.75 93.75], 'FaceColor',[1 1 1]);
rectangle('Position',[1125 -2906.25 93.75 93.75], 'FaceColor',[1 1 1]);
rectangle('Position',[1218.75 -2906.25 93.75 93.75], 'FaceColor',[1 1 1]);
rectangle('Position',[1125 -3000 93.75 93.75], 'FaceColor',[0 0 0]);
rectangle('Position',[1218.75 -3000 93.75 93.75], 'FaceColor',[0 0 0]);
rectangle('Position',[1312.5 -2906.25 93.75 93.75], 'FaceColor',[1 1 1]);
rectangle('Position',[1406.25 -2906.25 93.75 93.75], 'FaceColor',[1 1 1]);
rectangle('Position',[1312.5 -3000 93.75 93.75], 'FaceColor',[0 0 0]);
rectangle('Position',[1406.25 -3000 93.75 93.75], 'FaceColor',[0 0 0]);
rectangle('Position',[1687.5 -1593.75 93.75 93.75], 'FaceColor',[0 0 0]);
rectangle('Position',[1781.25 -1593.75 93.75 93.75], 'FaceColor',[0 0 0]);
rectangle('Position',[1687.5 -1687.5 93.75 93.75], 'FaceColor',[0 0 0]);
rectangle('Position',[1781.25 -1687.5 93.75 93.75], 'FaceColor',[1 1 1]);
rectangle('Position',[1687.5 -1781.25 93.75 93.75], 'FaceColor',[0 0 0]);
rectangle('Position',[1781.25 -1781.25 93.75 93.75], 'FaceColor',[1 1 1]);
rectangle('Position',[1687.5 -1875 93.75 93.75], 'FaceColor',[0 0 0]);
rectangle('Position',[1781.25 -1875 93.75 93.75], 'FaceColor',[1 1 1]);
rectangle('Position',[1875 -1593.75 93.75 93.75], 'FaceColor',[0 0 0]);
rectangle('Position',[1968.75 -1593.75 93.75 93.75], 'FaceColor',[1 1 1]);
rectangle('Position',[1875 -1687.5 93.75 93.75], 'FaceColor',[1 1 1]);
rectangle('Position',[1968.75 -1687.5 93.75 93.75], 'FaceColor',[1 1 1]);
rectangle('Position',[1500 -1968.75 93.75 93.75], 'FaceColor',[0 0 0]);
rectangle('Position',[1593.75 -1968.75 93.75 93.75], 'FaceColor',[0 0 0]);
rectangle('Position',[1500 -2062.5 93.75 93.75], 'FaceColor',[1 1 1]);
rectangle('Position',[1593.75 -2062.5 93.75 93.75], 'FaceColor',[1 1 1]);
rectangle('Position',[1687.5 -1968.75 93.75 93.75], 'FaceColor',[0 0 0]);
rectangle('Position',[1781.25 -1968.75 93.75 93.75], 'FaceColor',[1 1 1]);
rectangle('Position',[1687.5 -2062.5 93.75 93.75], 'FaceColor',[1 1 1]);
rectangle('Position',[1781.25 -2062.5 93.75 93.75], 'FaceColor',[1 1 1]);
rectangle('Position',[2625 -1593.75 93.75 93.75], 'FaceColor',[1 1 1]);
rectangle('Position',[2718.75 -1593.75 93.75 93.75], 'FaceColor',[0 0 0]);
rectangle('Position',[2625 -1687.5 93.75 93.75], 'FaceColor',[1 1 1]);
rectangle('Position',[2718.75 -1687.5 93.75 93.75], 'FaceColor',[0 0 0]);
rectangle('Position',[2812.5 -1781.25 93.75 93.75], 'FaceColor',[1 1 1]);
rectangle('Position',[2906.25 -1781.25 93.75 93.75], 'FaceColor',[0 0 0]);
rectangle('Position',[2812.5 -1875 93.75 93.75], 'FaceColor',[1 1 1]);
rectangle('Position',[2906.25 -1875 93.75 93.75], 'FaceColor',[0 0 0]);
rectangle('Position',[2812.5 -1968.75 93.75 93.75], 'FaceColor',[1 1 1]);
rectangle('Position',[2906.25 -1968.75 93.75 93.75], 'FaceColor',[0 0 0]);
rectangle('Position',[2812.5 -2062.5 93.75 93.75], 'FaceColor',[1 1 1]);
rectangle('Position',[2906.25 -2062.5 93.75 93.75], 'FaceColor',[0 0 0]);
rectangle('Position',[1500 -2343.75 93.75 93.75], 'FaceColor',[0 0 0]);
rectangle('Position',[1593.75 -2343.75 93.75 93.75], 'FaceColor',[0 0 0]);
rectangle('Position',[1500 -2437.5 93.75 93.75], 'FaceColor',[1 1 1]);
rectangle('Position',[1593.75 -2437.5 93.75 93.75], 'FaceColor',[0 0 0]);
rectangle('Position',[1500 -2531.25 93.75 93.75], 'FaceColor',[1 1 1]);
rectangle('Position',[1593.75 -2531.25 93.75 93.75], 'FaceColor',[0 0 0]);
rectangle('Position',[1500 -2625 93.75 93.75], 'FaceColor',[1 1 1]);
rectangle('Position',[1593.75 -2625 93.75 93.75], 'FaceColor',[0 0 0]);
rectangle('Position',[1875 -2531.25 93.75 93.75], 'FaceColor',[1 1 1]);
rectangle('Position',[1968.75 -2531.25 93.75 93.75], 'FaceColor',[1 1 1]);
rectangle('Position',[1875 -2625 93.75 93.75], 'FaceColor',[0 0 0]);
rectangle('Position',[1968.75 -2625 93.75 93.75], 'FaceColor',[0 0 0]);
rectangle('Position',[2062.5 -2531.25 93.75 93.75], 'FaceColor',[1 1 1]);
rectangle('Position',[2156.25 -2531.25 93.75 93.75], 'FaceColor',[1 1 1]);
rectangle('Position',[2062.5 -2625 93.75 93.75], 'FaceColor',[0 0 0]);
rectangle('Position',[2156.25 -2625 93.75 93.75], 'FaceColor',[1 1 1]);
rectangle('Position',[1500 -2718.75 93.75 93.75], 'FaceColor',[1 1 1]);
rectangle('Position',[1593.75 -2718.75 93.75 93.75], 'FaceColor',[0 0 0]);
rectangle('Position',[1500 -2812.5 93.75 93.75], 'FaceColor',[1 1 1]);
rectangle('Position',[1593.75 -2812.5 93.75 93.75], 'FaceColor',[0 0 0]);
rectangle('Position',[1500 -2906.25 93.75 93.75], 'FaceColor',[1 1 1]);
rectangle('Position',[1593.75 -2906.25 93.75 93.75], 'FaceColor',[0 0 0]);
rectangle('Position',[1500 -3000 93.75 93.75], 'FaceColor',[0 0 0]);
rectangle('Position',[1593.75 -3000 93.75 93.75], 'FaceColor',[0 0 0]);
rectangle('Position',[1875 -2718.75 93.75 93.75], 'FaceColor',[0 0 0]);
rectangle('Position',[1968.75 -2718.75 93.75 93.75], 'FaceColor',[0 0 0]);
rectangle('Position',[1875 -2812.5 93.75 93.75], 'FaceColor',[1 1 1]);
rectangle('Position',[1968.75 -2812.5 93.75 93.75], 'FaceColor',[1 1 1]);
rectangle('Position',[2062.5 -2718.75 93.75 93.75], 'FaceColor',[0 0 0]);
rectangle('Position',[2156.25 -2718.75 93.75 93.75], 'FaceColor',[1 1 1]);
rectangle('Position',[2062.5 -2812.5 93.75 93.75], 'FaceColor',[1 1 1]);
rectangle('Position',[2156.25 -2812.5 93.75 93.75], 'FaceColor',[1 1 1]);
rectangle('Position',[1875 -2906.25 93.75 93.75], 'FaceColor',[1 1 1]);
rectangle('Position',[1968.75 -2906.25 93.75 93.75], 'FaceColor',[1 1 1]);
rectangle('Position',[1875 -3000 93.75 93.75], 'FaceColor',[0 0 0]);
rectangle('Position',[1968.75 -3000 93.75 93.75], 'FaceColor',[0 0 0]);
rectangle('Position',[2062.5 -2906.25 93.75 93.75], 'FaceColor',[1 1 1]);
rectangle('Position',[2156.25 -2906.25 93.75 93.75], 'FaceColor',[1 1 1]);
rectangle('Position',[2062.5 -3000 93.75 93.75], 'FaceColor',[0 0 0]);
rectangle('Position',[2156.25 -3000 93.75 93.75], 'FaceColor',[0 0 0]);
rectangle('Position',[2250 -2343.75 93.75 93.75], 'FaceColor',[0 0 0]);
rectangle('Position',[2343.75 -2343.75 93.75 93.75], 'FaceColor',[0 0 0]);
rectangle('Position',[2250 -2437.5 93.75 93.75], 'FaceColor',[1 1 1]);
rectangle('Position',[2343.75 -2437.5 93.75 93.75], 'FaceColor',[1 1 1]);
rectangle('Position',[2625 -2343.75 93.75 93.75], 'FaceColor',[0 0 0]);
rectangle('Position',[2718.75 -2343.75 93.75 93.75], 'FaceColor',[0 0 0]);
rectangle('Position',[2625 -2437.5 93.75 93.75], 'FaceColor',[1 1 1]);
rectangle('Position',[2718.75 -2437.5 93.75 93.75], 'FaceColor',[1 1 1]);
rectangle('Position',[2812.5 -2343.75 93.75 93.75], 'FaceColor',[0 0 0]);
rectangle('Position',[2906.25 -2343.75 93.75 93.75], 'FaceColor',[0 0 0]);
rectangle('Position',[2812.5 -2437.5 93.75 93.75], 'FaceColor',[1 1 1]);
rectangle('Position',[2906.25 -2437.5 93.75 93.75], 'FaceColor',[0 0 0]);
rectangle('Position',[2812.5 -2531.25 93.75 93.75], 'FaceColor',[1 1 1]);
rectangle('Position',[2906.25 -2531.25 93.75 93.75], 'FaceColor',[0 0 0]);
rectangle('Position',[2812.5 -2625 93.75 93.75], 'FaceColor',[1 1 1]);
rectangle('Position',[2906.25 -2625 93.75 93.75], 'FaceColor',[0 0 0]);
rectangle('Position',[2437.5 -2718.75 93.75 93.75], 'FaceColor',[0 0 0]);
rectangle('Position',[2531.25 -2718.75 93.75 93.75], 'FaceColor',[0 0 0]);
rectangle('Position',[2437.5 -2812.5 93.75 93.75], 'FaceColor',[1 1 1]);
rectangle('Position',[2531.25 -2812.5 93.75 93.75], 'FaceColor',[1 1 1]);
rectangle('Position',[2250 -2906.25 93.75 93.75], 'FaceColor',[1 1 1]);
rectangle('Position',[2343.75 -2906.25 93.75 93.75], 'FaceColor',[1 1 1]);
rectangle('Position',[2250 -3000 93.75 93.75], 'FaceColor',[0 0 0]);
rectangle('Position',[2343.75 -3000 93.75 93.75], 'FaceColor',[0 0 0]);
rectangle('Position',[2437.5 -2906.25 93.75 93.75], 'FaceColor',[1 1 1]);
rectangle('Position',[2531.25 -2906.25 93.75 93.75], 'FaceColor',[1 1 1]);
rectangle('Position',[2437.5 -3000 93.75 93.75], 'FaceColor',[0 0 0]);
rectangle('Position',[2531.25 -3000 93.75 93.75], 'FaceColor',[0 0 0]);
rectangle('Position',[2812.5 -2718.75 93.75 93.75], 'FaceColor',[1 1 1]);
rectangle('Position',[2906.25 -2718.75 93.75 93.75], 'FaceColor',[0 0 0]);
rectangle('Position',[2812.5 -2812.5 93.75 93.75], 'FaceColor',[1 1 1]);
rectangle('Position',[2906.25 -2812.5 93.75 93.75], 'FaceColor',[0 0 0]);
rectangle('Position',[2625 -2906.25 93.75 93.75], 'FaceColor',[1 1 1]);
rectangle('Position',[2718.75 -2906.25 93.75 93.75], 'FaceColor',[1 1 1]);
rectangle('Position',[2625 -3000 93.75 93.75], 'FaceColor',[0 0 0]);
rectangle('Position',[2718.75 -3000 93.75 93.75], 'FaceColor',[0 0 0]);
rectangle('Position',[2812.5 -2906.25 93.75 93.75], 'FaceColor',[1 1 1]);
rectangle('Position',[2906.25 -2906.25 93.75 93.75], 'FaceColor',[0 0 0]);
rectangle('Position',[2812.5 -3000 93.75 93.75], 'FaceColor',[0 0 0]);
rectangle('Position',[2906.25 -3000 93.75 93.75], 'FaceColor',[0 0 0]);
X=[2800,2718.75,2718.75,2578.12,2484.38,2390.62,2296.88,2296.88,2390.62,2484.38,2578.12,2718.75,2718.75,2531.25,2343.75,2156.25,1968.75,1828.12,1734.38,1640.62,1546.88,1406.25,1218.75,1031.25,890.625,890.625,843.75,656.25,515.625,421.875,328.125,234.375,234.375,328.125,328.125,328.125,468.75,281.25,234.375,234.375,281.25,200];
Y=[-200,-281.25,-468.75,-609.375,-609.375,-609.375,-703.125,-796.875,-890.625,-890.625,-890.625,-1031.25,-1218.75,-1406.25,-1406.25,-1593.75,-1781.25,-1921.88,-2015.62,-2015.62,-2015.62,-1968.75,-1781.25,-1593.75,-1453.12,-1359.38,-1218.75,-1218.75,-1359.38,-1453.12,-1546.88,-1640.62,-1734.38,-1828.12,-1921.88,-2015.62,-2156.25,-2343.75,-2484.38,-2578.12,-2718.75,-2800];
hold on;
plot(X,Y,'r');
plot(X,Y,'bo');
legend('13304.3','Location','southoutside');
